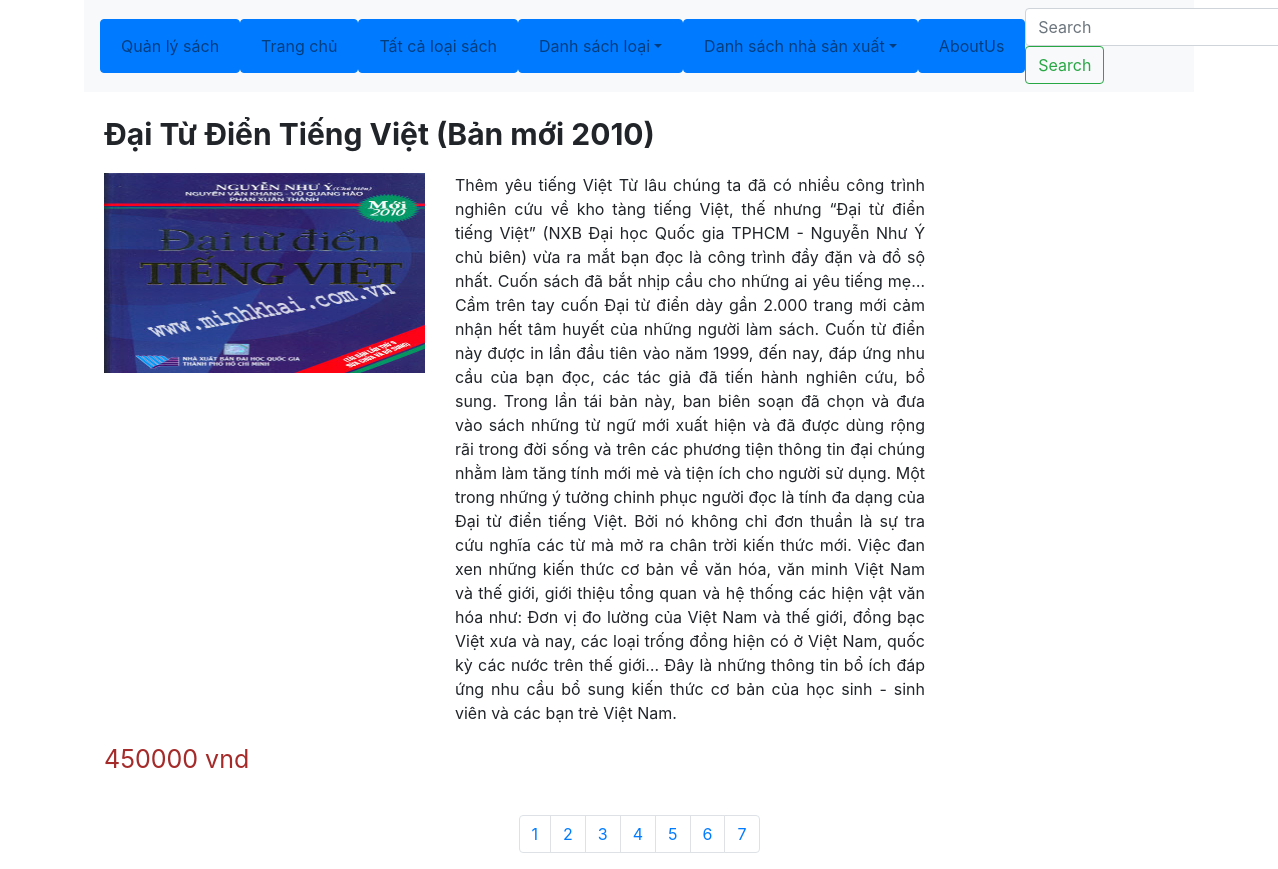
Page /ossck/tuan6-1123/index.php?controller=sach&action=detail&id=td03 on the committed database.
### tables this page shows
CREATE TABLE `book` (
  `book_id` varchar(15) NOT NULL,
  `book_name` varchar(250) NOT NULL,
  `description` text NOT NULL,
  `price` int(10) NOT NULL,
  `img` varchar(50) NOT NULL,
  `pub_id` varchar(5) NOT NULL,
  `cat_id` varchar(5) NOT NULL,
  PRIMARY KEY (`book_id`),
  KEY `manxb` (`pub_id`,`cat_id`),
  KEY `maloai` (`cat_id`),
  CONSTRAINT `book_ibfk_1` FOREIGN KEY (`pub_id`) REFERENCES `publisher` (`pub_id`) ON UPDATE CASCADE,
  CONSTRAINT `book_ibfk_2` FOREIGN KEY (`cat_id`) REFERENCES `category` (`cat_id`) ON UPDATE CASCADE
);

### ossck/tuan6-1123/models/Db.php (called while the page is built, shortened)
<?php
class Db{
    protected static $pdo;
    function __construct()
    {
        self::$pdo = new PDO('mysql:host='. HOST .';dbname='. DB, USER , PW);
        self::$pdo->query('set names utf8');
    }
    protected function selectQuery($sql, $arr=[])
    {
        $stm = self::$pdo->prepare($sql);
        $stm->execute($arr);
        $data = $stm->fetchAll(PDO::FETCH_ASSOC);
        return $data;
    }
}

### ossck/tuan6-1123/models/Sach.php (called while the page is built, shortened)
<?php
class Sach extends Db
{
    function detail($id)
    {
        $data = $this->selectQuery('select * from book where book_id=?', [$id]);
        return $data[0];
    }
}

### ossck/tuan6-1123/views/sach/detail.php (the view)
<link rel="stylesheet" href="../../../tuan6-1123/views/sach/index.css" type="text/css">
<div class="cover-product-detail">
    <p class="title"><?php echo $data['book_name'] ?></p>
    <div class="cover-img-content">
        <img class="product-img" src="../../../../../doancuoiki/ossck/tuan6-1123/assets/img/book/<?php echo $data['img'] ?>" alt="Sách 1" width="200px" height="200px">
        <p class="description"><?php echo $data['description'] ?></p>
    </div>
    <p class="price"><?php echo $data['price'] ?> vnd</p>
</div>

### ossck/tuan6-1123/views/sach/index.css (style rules this page uses)
.cover-product-detail { padding: 20px; }
.cover-img-content { display: flex; }
.title { font-size: 30px; font-weight: bold; }
.description { width: 500px; padding: 0 0 0 30px; text-align: justify; }
.price { font-size: 25px; color: brown; }
.product-img { width: 30%; }

### rows in the picture
book: book_name "Đại Từ Điển Tiếng Việt (Bản mới 2010)", img (picture), description "Thêm yêu tiếng Việt Từ lâu chúng ta đã có nhiều công trình nghiên cứu về kho tàng tiếng Việt, thế nhưng “Đại từ điển tiếng Việt” (NXB Đại học Quốc gia TPHCM - Nguyễn Như Ý chủ biên) vừa ra mắt bạn đọc là công trình đầy đặn và đồ sộ nhất. Cuốn sách đã bắt nhịp cầu cho những ai yêu tiếng mẹ… Cầm trên tay cuốn Đại từ điển dày gần 2.000 trang mới cảm nhận hết tâm huyết của những người làm sách. Cuốn từ điển này được in lần đầu tiên vào năm 1999, đến nay, đáp ứng nhu cầu của bạn đọc, các tác giả đã tiến hành nghiên cứu, bổ sung. Trong lần tái bản này, ban biên soạn đã chọn và đưa vào sách những từ ngữ mới xuất hiện và đã được dùng rộng rãi trong đời sống và trên các phương tiện thông tin đại…", price "450000"
